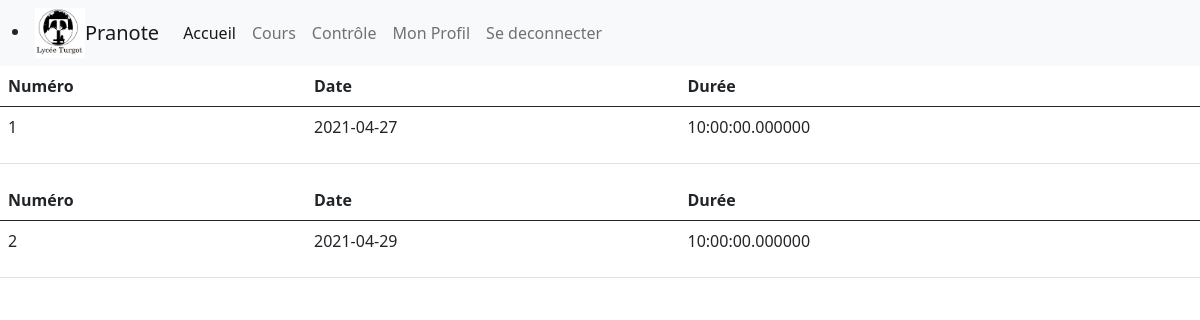
/Pranote/Controleur/controle.php (signed in), run on the app's committed database.
### tables this page shows
CREATE TABLE IF NOT EXISTS `devoir` (
  `NumDevoir` varchar(50) NOT NULL DEFAULT '',
  `DateDevoir` date DEFAULT NULL,
  `DureeDevoir` time(6) DEFAULT NULL,
  `NUMEN` varchar(50) NOT NULL
);

### Pranote/Modele/dao.authentification.inc.php (called while the page is built, shortened)
<?php
include_once "dao.eleve.php";
Class daoautentification{
    public static function isLoggedOn() {
        $ret = false;
        if (isset($_SESSION["email"])) {
            $util = daoeleve::getElevesByMailU($_SESSION["email"]);
            if ($util["email"] == $_SESSION["email"] && $util["mdp"] == $_SESSION["mdp"]) {
                $ret = true;
            }
        }
        return $ret;
    }
}

### Pranote/Modele/dao.eleve.php (called while the page is built, shortened)
<?php
include_once "dao.authentification.inc.php";
class daoeleve{
    public static function getElevesByMailU($email) {
        try {
            $cnx = connexionpdo::connexionPDO();
            $req = $cnx->prepare("select * from eleve where email=:email");
            $req->bindValue(':email', $email, PDO::PARAM_STR);
            $req->execute();
            $resultat = $req->fetch(PDO::FETCH_ASSOC);
        } catch (PDOException $e) {
            print "Erreur !: " . $e->getMessage();
            die();
        }
        return $resultat;
    }
}
?>

### Pranote/Modele/controle.php (called while the page is built, shortened)
<?php
class controle{
    private $NumDevoir;
    private $DateDevoir;
    private $DureeDevoir;
    public function __construct($unNumDevoir, $uneDateDevoir, $uneDureeDevoir, $unNUMEN){
        $this->NumDevoir=$unNumDevoir;
        $this->DateDevoir=$uneDateDevoir;
        $this->DureeDevoir=$uneDureeDevoir;
    }
    public function getNumDevoir(){
        return $this->NumDevoir;
    }
    public function getDateDevoir(){
        return $this->DateDevoir;
    }
    public function getDureeDevoir(){
        return $this->DureeDevoir;
    }
}

### Pranote/Modele/dao.controle.php (called while the page is built, shortened)
<?php
include_once "controle.php";
class daocontrole{
    public static function CreateControle(){
        try {
            $cnx = connexionpdo::connexionPDO();
            $req = $cnx->prepare("select * from devoir");
            $req->execute();
            $ligne = $req->fetch(PDO::FETCH_ASSOC);
            while ($ligne) {
                $resultat[] = new Controle($ligne['NumDevoir'], $ligne['DateDevoir'], $ligne['DureeDevoir'], $ligne['NUMEN']);
                $ligne = $req->fetch(PDO::FETCH_ASSOC);
        }
        } catch (PDOException $e) {
            print "Erreur !: " . $e->getMessage();
            die();
        }
        return $resultat;
    }
}

### Pranote/Vue/vueControle.php (the view, shortened to what this page needs)
<html>
<?php
        $i=0;
        while($i< count($ret)){
    ?>
<center>
<table class="table">
  <thead>
    <tr>
      <th scope="col">Numéro</th>
      <th scope="col">Date</th>
      <th scope="col">Durée</th>
    </tr>
  </thead>
  <tbody>
   <tbody>
       <tr>
           <td><p><?= $ret[$i]->getNumDevoir()?></p></td>
           <td><p><?= $ret[$i]->getDateDevoir()?></p></td>
           <td><p><?= $ret[$i]->getDureeDevoir()?></p></td>
       </tr>
   </tbody>
</table>
</center>
<?php
    $i++;
    }
?>
</html>

### data on the page
devoir: NumDevoir "1", DateDevoir "2021-04-27", DureeDevoir "10:00:00.000000"
devoir: NumDevoir "2", DateDevoir "2021-04-29", DureeDevoir "10:00:00.000000"
